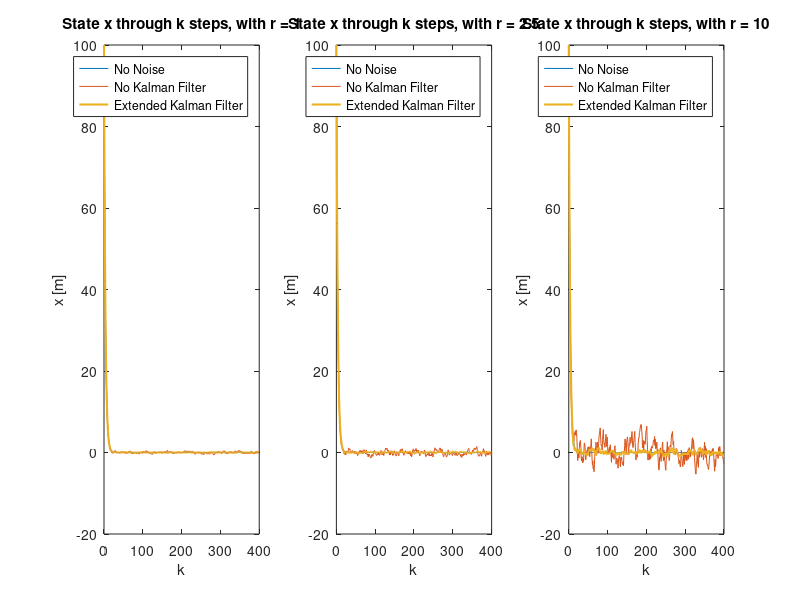

The MATLAB source for this figure:
%% Extended Kalman Filter with uniform distribution parameter r = 1, 2.5, 10

clc
clear all

for r = [1, 2.5, 10]
    % Constants
    h = 20;
    d = 200;
    P = 500;
    phi_des = 0;
    cap = 400; % Prevent infinite loop
    
    % Covariances (Constant in this case)
    Q = r^2/3;
    R = h^2 * r^2 / (3 * d^4);

    % To record the path and graph
    X_EKF = []; % With EKF
    X_noKF = []; % Without EKF
    X = []; % Without noise
    K = [];

    % Initial conditions for state model
    x_curr = 100;
    x_noKF = 100;
    x = 100;
    phi_curr = atan(h/(d-x_curr));

    % Initial conditions for measurement model
    P_curr = 0;

    % Counter for preventing infinite loop
    i = 0;
    k = 0;

    % State model update
    while i < cap
        % Append the values each phi_k, x_curr, and k into the group for graphing
        X_EKF = [X_EKF, x_curr];
        X_noKF = [X_noKF, x_noKF];
        X = [X, x];
        K = [K, k];

        % State estimation
        phi_input = x_curr * h / d^2;
        u_k = -P*(phi_input - phi_des); % Control input
        x_est = x_curr + u_k;
        
        % Covariance estimation
        D = h^2 / ((d - x_est)^2 + h^2);
        P_est = P_curr + Q;
        S = D * P_est * D + R; 
        if S == 0
            W = 0;
        else
            W = P_est * D / S; 
        end

        % State update
        phi_est = D * x_est;
        phi_noise = 2 * r * h * rand(1) / d^2 - r * h / d^2; % Measurement error from uniform distribution
        x_curr = x_est + W * (phi_noise);
        phi_curr = phi_est;

        % Covariance update
        P_curr = P_est - W * S * W;
        
        % No Kalman Filter version
        x_noise = 2 * r * rand(1) - r;
        u_k_noKF = -P * ((x_noKF+x_noise) * h / d^2 - phi_des);
        x_noKF = x_noKF + u_k_noKF;
        
        % No Noise version
        u = -P*(x * h / d^2 - phi_des); % Control input
        x = x + u;

        i = i + 1;
        k = k + 1;
    end
    
    
    if r == 1
        subplot(1, 3, 1)
        plot(K, X, K, X_noKF, K, X_EKF, 'linewidth', 1.5);
        xlabel('k');
        ylabel('x [m]');
        title('State x through k steps, with r = 1');
        legend('No Noise', 'No Kalman Filter', 'Extended Kalman Filter');
        x1 = std(X- X_EKF);
        disp(x1)
    end
    if r == 2.5
        subplot(1, 3, 2)
        plot(K, X, K, X_noKF, K, X_EKF, 'linewidth', 1.5);
        xlabel('k');
        ylabel('x [m]');
        title('State x through k steps, with r = 2.5');
        legend('No Noise', 'No Kalman Filter', 'Extended Kalman Filter');
        x2 = std(X- X_EKF);
        disp(x2)
    end
    if r == 10
        subplot(1, 3, 3)
        plot(K, X, K, X_noKF, K, X_EKF, 'linewidth', 1.5);
        xlabel('k');
        ylabel('x [m]');
        title('State x through k steps, with r = 10');
        legend('No Noise', 'No Kalman Filter', 'Extended Kalman Filter');
        x3 = std(X- X_EKF);
        disp(x3)
    end
end
